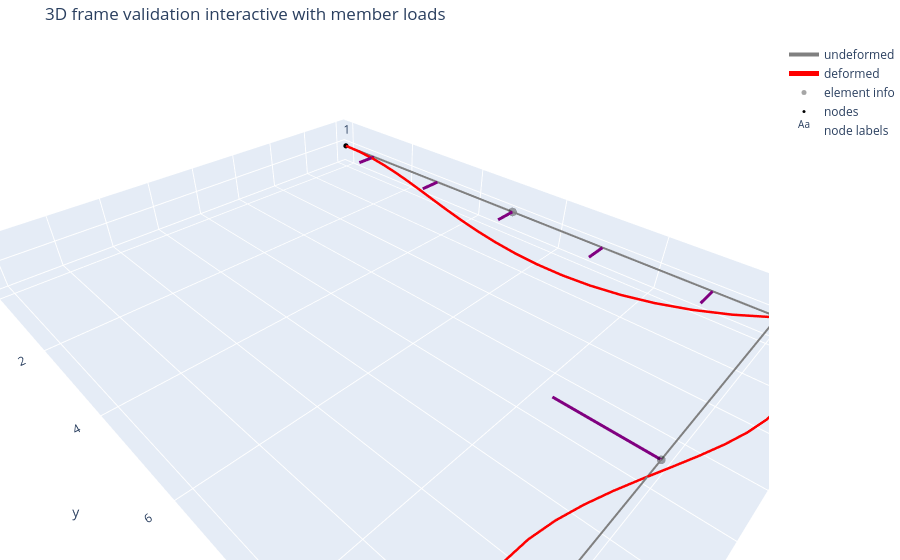

Notebook code for this chart:
### Code cell
import importlib

try:
    import helpers.plotting_plotly as pp3d
    importlib.reload(pp3d)
    from helpers.plotting_plotly import plot_structure_plotly
except ImportError:
    import plotting_plotly as pp3d
    importlib.reload(pp3d)
    from plotting_plotly import plot_structure_plotly

fig = plot_structure_plotly(
    clean_model,
    data,
    U=package["results"]["U"],
    scale=35.0,
    selector="all",
    show_undeformed=True,
    show_deformed=True,
    show_nodes=True,
    show_node_labels=True,
    show_element_hover=True,
    show_member_loads=True,
    member_load_scale=0.02,
    title="3D frame validation interactive with member loads",
    save_html="outputs/validation/plotly_plots/validation_3d_frame_interactive.html",
    save_png="outputs/validation/plotly_plots/validation_3d_frame_interactive.png",
)

fig.show()

### Figure 1 — Plotly figure (JSON) as saved in the notebook; plotly's stock layout.template omitted (floating-point values rounded to 4 significant figures)
{"data": [{"hoverinfo": "skip", "line": {"color": "gray", "dash": "solid", "width": 4}, "mode": "lines", "name": "undeformed", "type": "scatter3d", "x": [0, 0, null, 0, 8, null], "y": [0, 10, null, 10, 10, null], "z": [0, 0, null, 0, 0, null]}, {"hoverinfo": "skip", "line": {"color": "red", "dash": "solid", "width": 5}, "mode": "lines", "name": "deformed", "type": "scatter3d", "x": [0, 0.02135, 0.08092, 0.172, 0.2879, 0.4218, 0.5671, 0.717, 0.8649, 1.004, 1.128, 1.229, 1.301, 1.338, 1.333, 1.278, 1.167, 0.9945, 0.7523, 0.4342, 0.03343, null, 0.03343, 0.4318, 0.8301, 1.228, 1.627, 2.025, 2.423, 2.822, 3.22, 3.618, 4.017, 4.415, 4.813, 5.212, 5.61, 6.008, 6.407, 6.805, 7.203, 7.602, 8, null], "y": [0, 0.499, 0.9979, 1.497, 1.996, 2.495, 2.994, 3.493, 3.992, 4.491, 4.99, 5.488, 5.987, 6.486, 6.985, 7.484, 7.983, 8.482, 8.981, 9.48, 9.979, null, 9.979, 10.29, 10.5, 10.64, 10.7, 10.7, 10.65, 10.56, 10.44, 10.29, 10.14, 9.975, 9.82, 9.682, 9.571, 9.495, 9.465, 9.491, 9.583, 9.749, 10, null], "z": [0, 0, 0, 0, 0, 0, 0, 0, 0, 0, 0, 0, 0, 0, 0, 0, 0, 0, 0, 0, 0, null, 0, 0, 0, 0, 0, 0, 0, 0, 0, 0, 0, 0, 0, 0, 0, 0, 0, 0, 0, 0, 0, null]}, {"hovertemplate": "%{text}<extra></extra>", "marker": {"color": "black", "opacity": 0.35, "size": 5}, "mode": "markers", "name": "element info", "text": ["Element 1<br>type = 3D_frame<br>nodes = 1 to 2<br>section = frame_sec", "Element 2<br>type = 3D_frame<br>nodes = 2 to 3<br>section = frame_sec"], "type": "scatter3d", "x": [0, 4], "y": [5, 10], "z": [0, 0]}, {"hovertemplate": "%{text}<extra></extra>", "marker": {"color": "black", "size": 3}, "mode": "markers", "name": "nodes", "text": ["Node 1", "Node 2", "Node 3"], "type": "scatter3d", "x": [0, 0, 8], "y": [0, 10, 10], "z": [0, 0, 0]}, {"hoverinfo": "skip", "mode": "text", "name": "node labels", "text": ["1", "2", "3"], "textposition": "top center", "type": "scatter3d", "x": [0, 0, 8], "y": [0, 10, 10], "z": [0, 0, 0]}, {"hovertemplate": "%{text}<extra></extra>", "line": {"color": "purple", "width": 6}, "mode": "lines", "showlegend": false, "text": ["Member load on element 1<br>type = uniform_local_y<br>w = -24.0", "Member load on element 1<br>type = uniform_local_y<br>w = -24.0"], "type": "scatter3d", "x": [0, 0.48], "y": [1, 1], "z": [0, 0]}, {"hovertemplate": "%{text}<extra></extra>", "line": {"color": "purple", "width": 6}, "mode": "lines", "showlegend": false, "text": ["Member load on element 1<br>type = uniform_local_y<br>w = -24.0", "Member load on element 1<br>type = uniform_local_y<br>w = -24.0"], "type": "scatter3d", "x": [0, 0.48], "y": [3.0, 3.0], "z": [0, 0]}, {"hovertemplate": "%{text}<extra></extra>", "line": {"color": "purple", "width": 6}, "mode": "lines", "showlegend": false, "text": ["Member load on element 1<br>type = uniform_local_y<br>w = -24.0", "Member load on element 1<br>type = uniform_local_y<br>w = -24.0"], "type": "scatter3d", "x": [0, 0.48], "y": [5, 5], "z": [0, 0]}, {"hovertemplate": "%{text}<extra></extra>", "line": {"color": "purple", "width": 6}, "mode": "lines", "showlegend": false, "text": ["Member load on element 1<br>type = uniform_local_y<br>w = -24.0", "Member load on element 1<br>type = uniform_local_y<br>w = -24.0"], "type": "scatter3d", "x": [0, 0.48], "y": [7.0, 7.0], "z": [0, 0]}, {"hovertemplate": "%{text}<extra></extra>", "line": {"color": "purple", "width": 6}, "mode": "lines", "showlegend": false, "text": ["Member load on element 1<br>type = uniform_local_y<br>w = -24.0", "Member load on element 1<br>type = uniform_local_y<br>w = -24.0"], "type": "scatter3d", "x": [0, 0.48], "y": [9, 9], "z": [0, 0]}, {"hovertemplate": "%{text}<extra></extra>", "line": {"color": "purple", "width": 6}, "mode": "lines", "showlegend": false, "text": ["Member load on element 2<br>type = point_local_y_midspan<br>P = -75.0", "Member load on element 2<br>type = point_local_y_midspan<br>P = -75.0"], "type": "scatter3d", "x": [4, 4], "y": [10, 8.5], "z": [0, 0]}], "layout": {"margin": {"b": 0, "l": 0, "r": 0, "t": 40}, "scene": {"aspectmode": "data", "xaxis": {"title": {"text": "x"}}, "yaxis": {"title": {"text": "y"}}, "zaxis": {"title": {"text": "z"}}}, "showlegend": true, "title": {"text": "3D frame validation interactive with member loads"}}}
